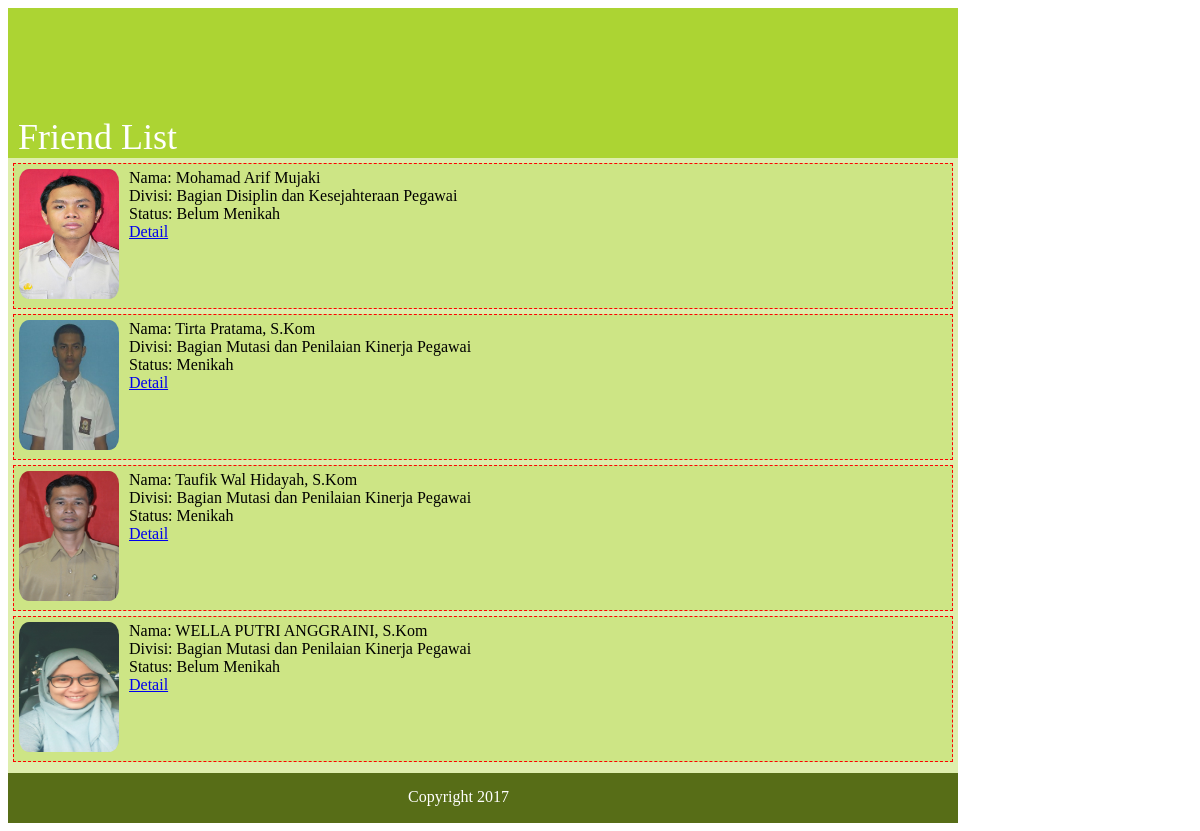
Screenshot of /06-tugas/index.php with the database file from the repository.
### tables this page shows
CREATE TABLE `friends` (
  `friend_id` int(11) NOT NULL,
  `friend_name` varchar(100) NOT NULL,
  `birthdate` date NOT NULL,
  `photo` varchar(256) NOT NULL,
  `address` text NOT NULL,
  `phone` varchar(50) NOT NULL,
  `email` varchar(100) NOT NULL,
  `division` varchar(100) NOT NULL,
  `status` tinyint(1) NOT NULL,
  `created_at` datetime NOT NULL DEFAULT CURRENT_TIMESTAMP
);

### 06-tugas/index.php (the view, shortened to what this page needs)
<?php include "config.php"; ?>
<!DOCTYPE html>
<html>
  <head>
    <link rel="stylesheet" href="css/master.css">
  </head>
  <body>
    <div id="container">
      <?php include "includes/header.php"; ?>
      <div id="content">
        <?php
          $sql = "SELECT friend_id, friend_name, photo, division, status FROM friends ORDER BY friend_id ASC";
          $query = $koneksi->query($sql);
          while ($data = $query->fetch_object())
          {
          ?>
          <div class="friendHolder">
            <div class="foto">
              <img src="images/<?php echo $data->photo; ?>">
            </div>
            <div class="informasi">
              Nama: <?php echo $data->friend_name; ?>
              <br>Divisi: <?php echo $data->division; ?>
              <br>Status: <?php echo ($data->status == 0 ? 'Belum Menikah' : 'Menikah') ; ?>
              <br> <a href="detail.php?friend_id=<?php echo $data->friend_id; ?>"> Detail </a>
            </div>
          </div>
          <?php
          }
        ?>
      </div>
      <?php include "includes/footer.php"; ?>
    </div>
  </body>
</html>

### 06-tugas/css/master.css (style rules this page uses)
#container { width: 950px; }
#content { padding-top: 5px; padding-bottom: 10px; background-color: #DEEEAD; height: 600px; }
.friendHolder { background-color: #CDE585; margin-bottom: 5px; margin-left: 5px; margin-right: 5px; padding: 5px; border: 1px solid red; border-style: dashed; border-color: red; overflow: hidden; }
#content .friendHolder .foto { float: left; }
#content .friendHolder .foto img { height: 130px; width: 100px; border-radius: 10%; }
#content .friendHolder .informasi { float: left; margin-left: 10px; }

### rows the page displays
friends: photo (picture), friend_name "Mohamad Arif Mujaki", division "Bagian Disiplin dan Kesejahteraan Pegawai", status "Belum Menikah"
friends: photo (picture), friend_name "Tirta Pratama, S.Kom", division "Bagian Mutasi dan Penilaian Kinerja Pegawai", status "Menikah"
friends: photo (picture), friend_name "Taufik Wal Hidayah, S.Kom", division "Bagian Mutasi dan Penilaian Kinerja Pegawai", status "Menikah"
friends: photo (picture), friend_name "WELLA PUTRI ANGGRAINI, S.Kom", division "Bagian Mutasi dan Penilaian Kinerja Pegawai", status "Belum Menikah"
